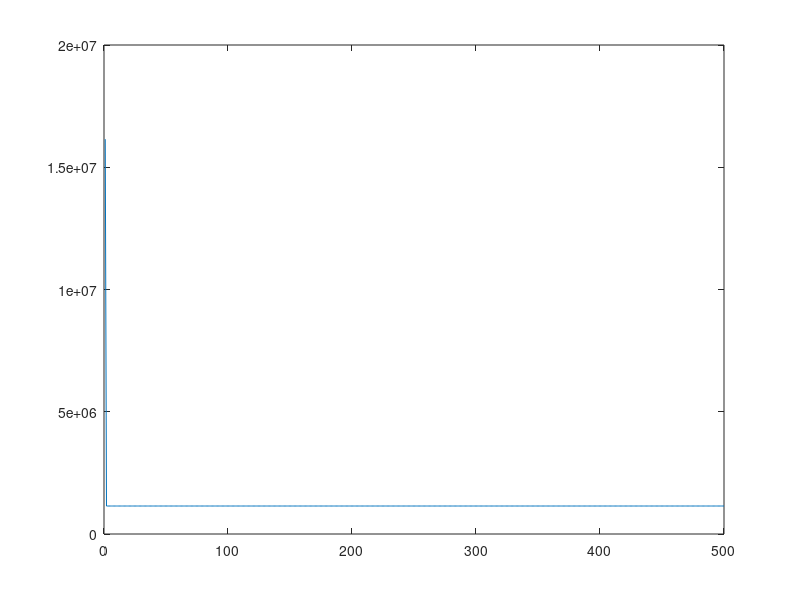

Reproduce this figure in MATLAB.
clc;
clear;

% Define normalizing function
normalize = @(v) (v-mean(v))/std(v);
% --------------------------------- %

% Num of iterations
k = 500;
% Load data
data = csvread('data.csv', 1, 0);
x1 = data(:, 1);
x2 = data(:, 2);
y = data(:, 3);
% Initialize variables
x = [ones(349,1) normalize(x1) normalize(x2)];
[m, n] = size(x);
w = [randn(1, n); zeros(k-1, n)];
h = zeros(m, 1);
b = 0;
% Initialize cost vector
cost = zeros(k, 1);
% Learning rate (alpha)
lr = 0.01;
% Regularization parameter
lambda = 0;
% Start learning
for iter = 1:k
    % Update hypothesis
    h = x*w(iter,:)' + b;
    % Update cost
    cost(iter) =(1/2*m)*(h-y)'*(h-y)+lambda*sum(w(iter,:));
    % Update weights
    w(iter,:) = (y'*x-(lambda/2)*sign(w(iter,:)))/(x'*x);
    w(iter+1,:) = w(iter,:);
end
% J vs k
figure(1)
plot(cost);